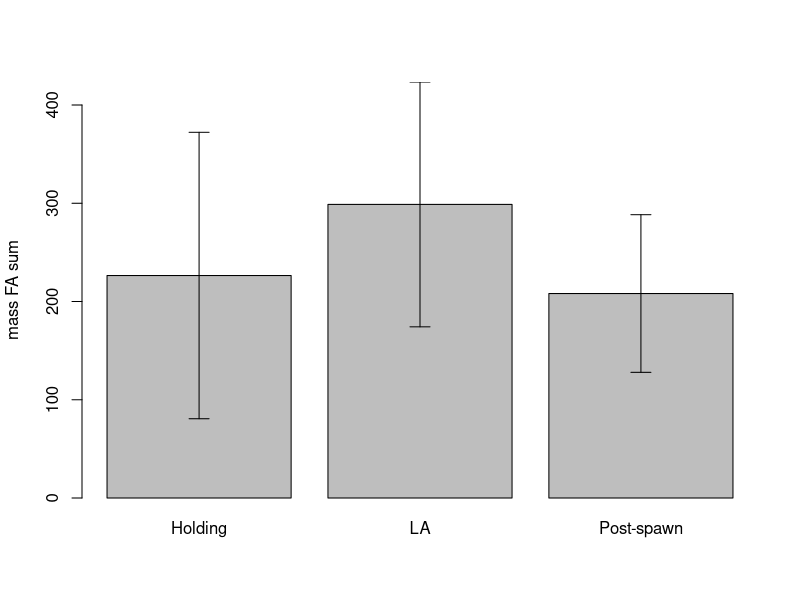
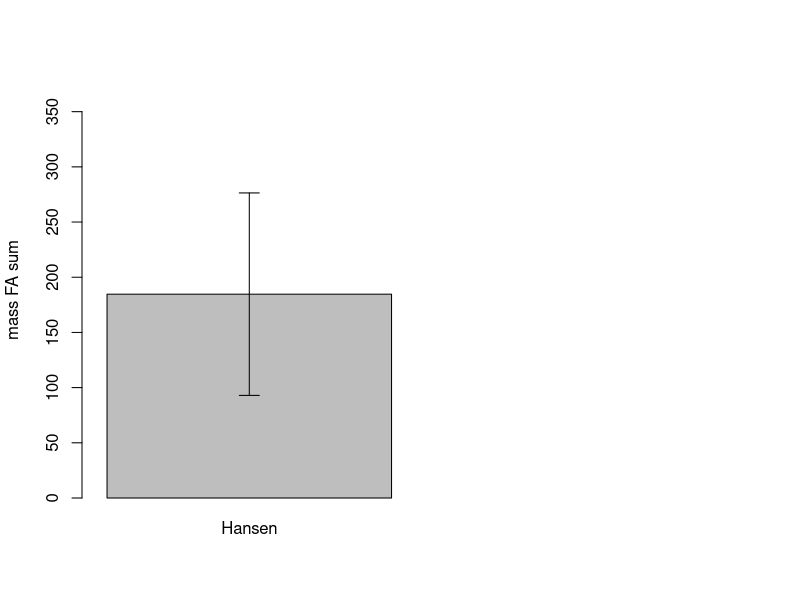
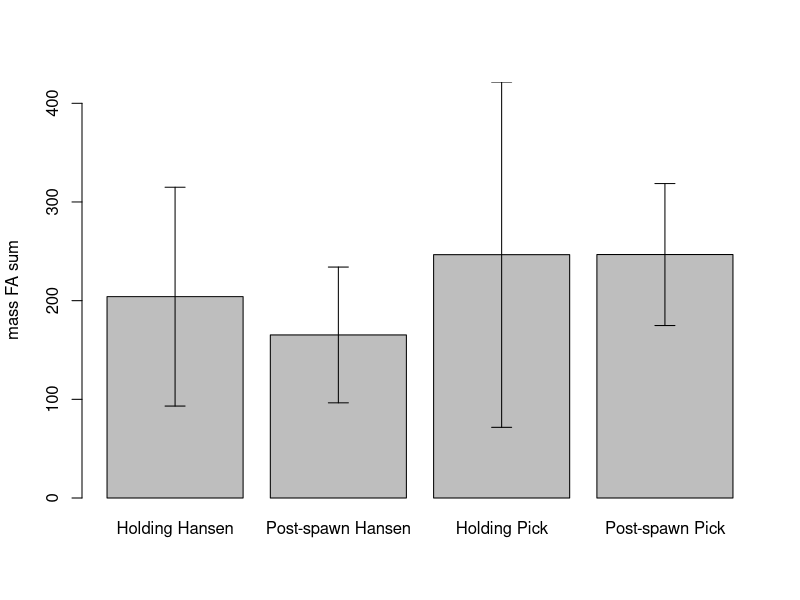

Here is the R script that generated these plots, in order:
#change this path so that it points to the folder "j_lee_stats_2015" on your computer
setwd("C:/Users/Mike/git/j_lee_stats_2015")

#run all of this
mass <- read.csv('massFAsum.csv')
mass$Stream <- as.vector(mass$Stream)
mass[mass=='na'] <- NA
mass$Stream <- factor(mass$Stream)

error.bars <- function(x, y, upper, lower=upper, cap.length=0.1, horiz=F,...){
    if(length(x) != length(y) | length(y) !=length(lower) | length(lower) != length(upper))
        stop("One or more vectors is not the same length")

    if(horiz==F) {
        arrows(x,y+upper, x, y-lower, angle=90, code=3, length=cap.length, ...)
    } else if (horiz==T) {
        arrows(x+upper,y, x-lower, y, angle=90, code=3, length=cap.length, ...)
    }
}

#run this section to see a plot of mass by timepoint
#(make sure the plot window is big enough to see labels)
means <- tapply(mass$Mass.FA.sum, mass$TimePt, mean)
sds <- tapply(mass$Mass.FA.sum, mass$TimePt, sd)
mids <- barplot(means, ylim=c(0, max(means+sds)), ylab='mass FA sum')
error.bars(mids, means, sds)

#run this section to see a plot of mass by stream
#(make sure the plot window is big enough to see labels)
means1 <- tapply(mass$Mass.FA.sum, mass$Stream, mean)
sds1 <- tapply(mass$Mass.FA.sum, mass$Stream, sd)
mids1 <- barplot(means1[c(1,3)], ylim=c(0, max(means1+sds1)), ylab='mass FA sum')
error.bars(mids1, means1[c(1,3)], sds1[c(1,3)])

#run this section to see a plot of mass by timepoint*stream
#(make sure the plot window is big enough to see labels)
means2 <-aggregate(mass$Mass.FA.sum, list(mass$TimePt, mass$Stream), mean)
sds2 <- aggregate(mass$Mass.FA.sum, list(mass$TimePt, mass$Stream), sd)
mids2 <- barplot(means2[,3], ylim=c(0, max(means2[,3]+sds2[,3])),
                 names.arg=paste(means2[,1], means2[,2]), ylab='mass FA sum')
error.bars(mids2, means2[,3], sds2[,3])

#does time alone affect mass?
mod1 <- lm(Mass.FA.sum ~ TimePt, data=mass)
anova(mod1) #no, p=0.1516; F=1.9679; df=2,45

#does stream alone affect mass?
mod2 <- lm(Mass.FA.sum ~ Stream, data=mass)
anova(mod2) #no, p=0.1018; F=2.8193; df=1,36

#does sex alone affect mass?
mod3 <- lm(Mass.FA.sum ~ Sex, data=mass)
anova(mod3) #no, p=0.8678; F=0.028; df=1,46

#what about stream and time?
mod4 <- lm(Mass.FA.sum ~ Stream + TimePt, data=mass)
anova(mod4) #no, let me know if want p/F/df values for this

#stream and sex?
mod5 <- lm(Mass.FA.sum ~ Stream + Sex, data=mass)
anova(mod5) #no, let me know if want p/F/df values for this

#sex and time?
mod6 <- lm(Mass.FA.sum ~ TimePt + Sex, data=mass)
anova(mod6) #no, let me know if want p/F/df values for this

#all three?
mod7 <- lm(Mass.FA.sum ~ ., data=mass)
anova(mod7) #no, let me know if want p/F/df values for this

#testing for interactions:
modx <- lm(Mass.FA.sum ~ Stream * Sex, data=mass) #stream + sex + interaction
anova(modx)
modx <- lm(Mass.FA.sum ~ Stream * TimePt, data=mass) #stream + time + interaction
anova(modx)
modx <- lm(Mass.FA.sum ~ Sex * TimePt, data=mass) #sex + time + interaction
anova(modx)
modx <- lm(Mass.FA.sum ~ . * ., data=mass) #everything plus interactions
anova(modx)

#non significant across the board. let me know if you want p/F/df for any of these
